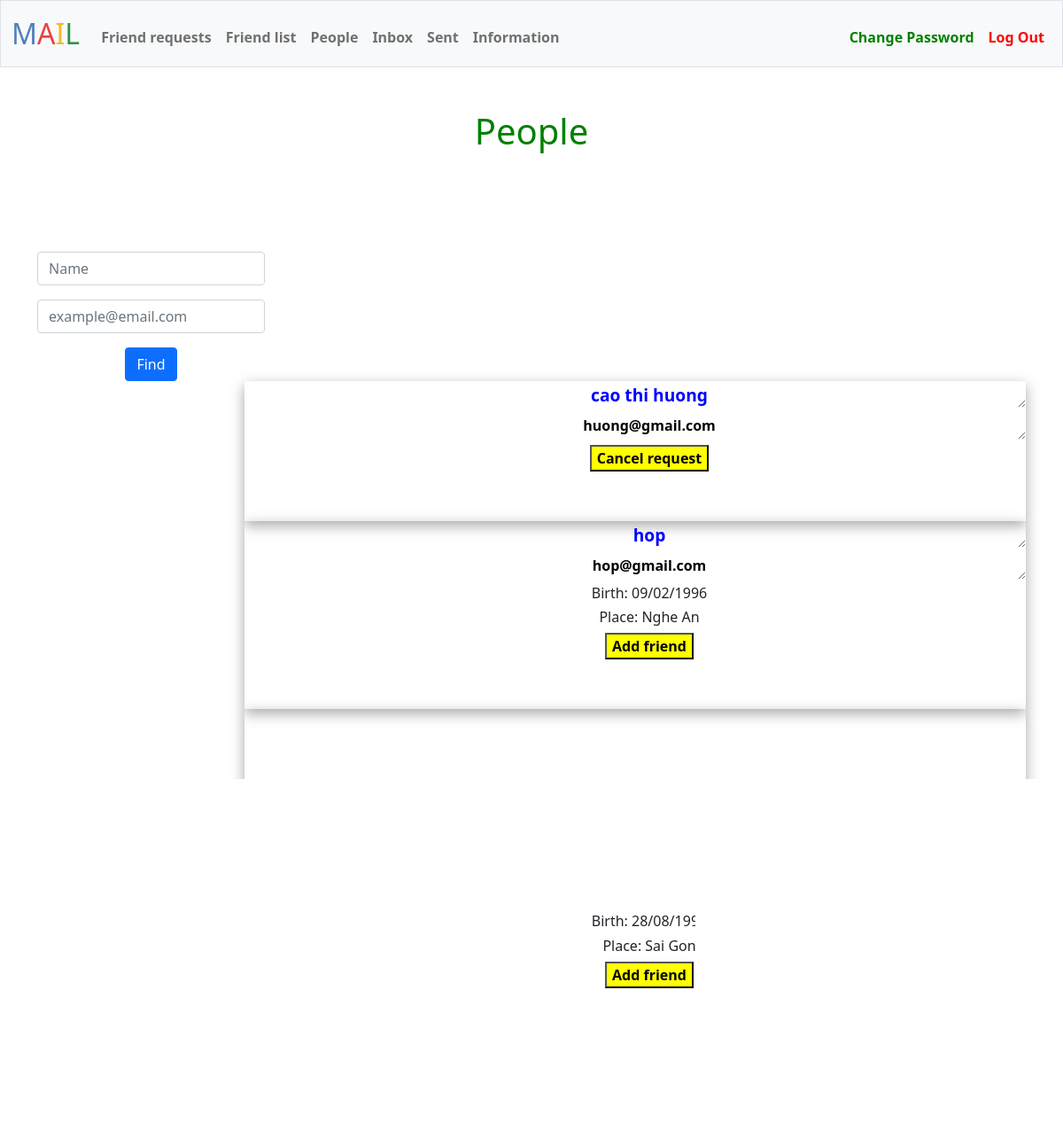
The app's page /find (signed in) with its own data.
### tables this page shows
CREATE TABLE informations (
id INTEGER PRIMARY KEY AUTOINCREMENT NOT NULL,
user_id INTEGER NOT NULL,
name TEXT NOT NULL,
birth TEXT,
place TEXT,
number TEXT,
email TEXT NOT NULL UNIQUE);

### app.py (the view, shortened to what this page needs)
@app.route("/find", methods = ["GET", "POST"])
@login_required
@information_required
def find():
    user_id = session['user_id']
    if request.method == "GET":
        rows = db.execute("SELECT * FROM informations WHERE NOT user_id = ? ORDER BY name", user_id)
        people = []
        for row in rows:
            person = {}
            person['name'] = row['name']
            person['email'] = row['email']
            person['birth'] = row['birth']
            person['place'] = row['place']
            person['number'] = row['number']
            person_id = db.execute("SELECT user_id FROM informations WHERE email = ?", person['email'])[0]['user_id']
            row = db.execute("SELECT * FROM friends WHERE host_id = ? AND friend_id = ? OR host_id = ? AND friend_id = ?", user_id, person_id, person_id, user_id)
            if len(row) == 0:
                person['operation'] = 'Add friend'
            else:
                if row[0]['status'] == 'unconfirmed':
                    if user_id == row[0]['friend_id']:
                        person['reject'] = 'Reject'
                        person['operation'] = 'Accept'
                    if user_id == row[0]['host_id']:
                        person['operation'] = 'Cancel request'
                elif row[0]['status'] == 'confirmed':
                    person['operation'] = 'Unfriend'
            people.append(person)
        return render_template("find.html", people=people)

### app.py (called while the page is built)
@app.after_request
def after_request(response):
    response.headers["Cache-Control"] = "no-cache, no-store, must-revalidate"
    response.headers["Expires"] = 0
    response.headers["Pragma"] = "no-cache"
    return response

### helpers.py (called while the page is built)
def login_required(f):
    @wraps(f)
    def decorated_function(*args, **kwargs):
        if session.get("user_id") is None:
            return redirect("/login")
        return f(*args, **kwargs)
    return decorated_function

def information_required(f):
    @wraps(f)
    def decorated_function(*args, **kwargs):
        user_id = session.get("user_id")
        rows = db.execute("SELECT * FROM informations WHERE user_id = ?", user_id)
        if len(rows) == 0:
            message = 'You must provide you informations first!'
            return render_template("information.html", requirement=message)
        return f(*args, **kwargs)
    return decorated_function

### templates/find.html (shortened to what this page needs)
{% extends "layout.html" %}
{% block find %}<h1>People</h1>{% endblock %}
{% block main %}
<div id="parent">
    <div id="find">
        <form action="/find" method="post">
            <div class="mb-3">
                <input autofocus class="form-control mx-auto w-auto" id="name" name="name" placeholder="Name" type="text">
            </div>
            <div class="mb-3">
                <input class="form-control mx-auto w-auto" id="email" name="email" placeholder="example@email.com" type="text">
            </div>
            <button class="btn btn-primary" type="submit">Find</button>
        </form>
    </div>
    {% for person in people %}
    <div id="result">
        <div>
            <form action="/add" method="post">
                <ul>
                    <li><textarea id="person" name="name" readonly>{{ person["name"] }}</textarea></li>
                    <li><textarea id="person-email" name="email" readonly>{{ person["email"] }}</textarea></li>
                    {% if person["birth"] %}
                    <li><h6>Birth: {{ person["birth"] }}</h6></li>
                    {% endif %}
                    {% if person["place"] %}
                    <li><h6>Place: {{ person["place"] }}</h6></li>
                    {% endif %}
                    <button type="submit">{{ person["operation"] }}</button>
                </ul>
                <br>
            </form>
        </div>
    </div>
    {% endfor %}
</div>
{% endblock %}

### templates/find.html (style rules this page uses)
h1 { text-align: center; color: green; }
#person { color: blue; }
#find { float: left; padding-left: 30px;; }
#result { float: right; width: 75%; margin-right: 30px; box-shadow: rgba(0, 0, 0, 0.35) 0px 5px 15px; }
ul li { list-style-type: none; }
ul li textarea { text-align: center; width: 100%; height: 30px; background: none; border: none; min-height: 30px; }
#person { font-size: larger; font-weight: bold; }
#person-email { font-weight: bold; }
button { font-weight: bold; background-color: yellow; }

### records on screen
informations: name "cao thi huong", email "huong@gmail.com", operation "Cancel request"
informations: name "hop", email "hop@gmail.com", birth "09/02/1996", place "Nghe An", operation "Add friend"
informations: name "huyen", email "huyen@gmail.com"
informations: name "quy", email "quy@gmail.com", birth "28/08/1996", place "Sai Gon", operation "Add friend"
